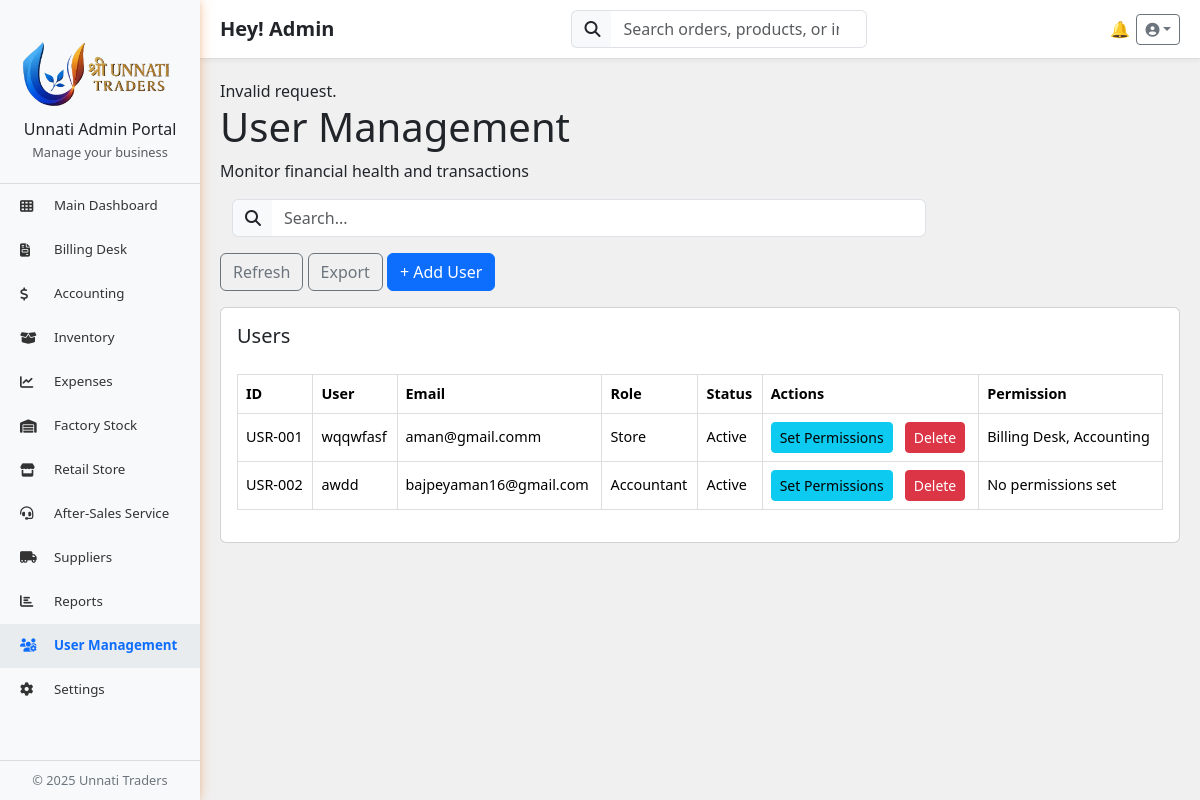
Page /Dashboard/Admin/admin_dashboard.php?page=user_management (signed in) on the committed database.
### tables this page shows
CREATE TABLE `user_management` (
  `User_ID` varchar(20) NOT NULL,
  `User_Name` varchar(100) NOT NULL,
  `Email` varchar(100) NOT NULL,
  `Role` enum('Manager','Accountant','Store','Admin') NOT NULL,
  `Status` enum('Active','Inactive') DEFAULT 'Active',
  `Last_Login` datetime DEFAULT NULL,
  `Permission` text NOT NULL,
  `Created_At` timestamp NOT NULL DEFAULT current_timestamp()
);

### Dashboard/Admin/user_management.php (the view, shortened to what this page needs)
<?php
include '../../_conn.php';
if ($_SERVER["REQUEST_METHOD"] === "POST" && isset($_POST['whatAction'])) {
  if ($_POST['whatAction'] === 'AddUser') {
    $userName = clean($_POST['userName']);
    $userEmail = clean($_POST['userEmail']);
    $role = clean($_POST['role']);
    $type = clean($_POST['type']);
    $password = clean($_POST['password']);
    $confirm_password = clean($_POST['confirm_password']);
    $status = 'Active';
    $permissions = isset($_POST['permissions']) ? $_POST['permissions'] : [];
    $permissionsJson = json_encode($permissions);
    if ($password !== $confirm_password) {
      die("Passwords do not match.");
    }
    try {
      $conn->begin_transaction();
      $query = "SELECT User_ID FROM user_management
                ORDER BY CAST(SUBSTRING(User_ID, 5) AS UNSIGNED) DESC
                LIMIT 1 FOR UPDATE";
      $result = $conn->query($query);
      $newNum = 1;
      if ($row = $result->fetch_assoc()) {
        $lastId = $row['User_ID'];
        $newNum = (int) substr($lastId, 4) + 1;
      }
      $newUserId = 'USR-' . str_pad($newNum, 3, '0', STR_PAD_LEFT);
      $stmt = $conn->prepare("INSERT INTO user_management (User_ID, User_Name, Email, Role, Status, Permission)
                              VALUES (?, ?, ?, ?, ?, ?)");
      $stmt->bind_param("ssssss", $newUserId, $userName, $userEmail, $role, $status, $permissionsJson);
      $stmt->execute();
      $conn->commit();
      $stmt->close();
      $salt = bin2hex(random_bytes(16));
      $saltedPW =  $password . $salt;
      $hashedPW = hash('sha256', $saltedPW);
      $userstmt = $conn->prepare("INSERT INTO users (email , password, salt, user_type, user_roll, user_name) VALUES (?, ?, ?, ?, ?, ?)");
      $userstmt->bind_param("ssssss", $userEmail, $hashedPW, $salt, $type, $role, $userName);
      $userstmt->execute();
      $userstmt->close();
      header("Location: admin_dashboard.php?page=user_management");
      exit;
    } catch (Exception $e) {
      $conn->rollback();
      echo "Error adding user: " . $e->getMessage();
    }
  }
  elseif ($_POST['whatAction'] === 'UpdatePermissions') {
    $userId = clean($_POST['userId']);
    if (isset($_POST['permissions']) && is_string($_POST['permissions'])) {
      $permissions = json_decode($_POST['permissions'], true);
    } else {
      $permissions = isset($_POST['permissions']) ? $_POST['permissions'] : [];
    }
    $permissionsJson = json_encode($permissions);
    try {
      $stmt = $conn->prepare("UPDATE user_management SET Permission = ? WHERE User_ID = ?");
      $stmt->bind_param("ss", $permissionsJson, $userId);
      $stmt->execute();
      $stmt->close();
      header("Location: admin_dashboard.php?page=user_management");
    } catch (Exception $e) {
      echo "Error updating permissions: " . $e->getMessage();
    }
  } else if ($_POST['whatAction'] === 'deleteItem') {
    $itemId = clean($_POST['itemId']);
    $stmt = $conn->prepare("DELETE FROM user_management WHERE User_ID = ?");
    $stmt->bind_param("s", $itemId);
    $stmt->execute();
    $stmt->close();
    @header("Location: admin_dashboard.php?page=user_management");
  }
} else {
  echo "Invalid request.";
}
?>
<h1>User Management</h1>
<p>Monitor financial health and transactions</p>
<div class="container-fluid d-flex justify-content-between align-items-center mb-3">
  <div class="d-flex w-75">
    <div class="input-group w-100 me-2">
      <span class="input-group-text bg-light border-end-0"><i class="fas fa-search"></i></span>
      <input type="text" class="form-control border-start-0" id="searchInput" placeholder="Search..." />
    </div>
  </div>
</div>
<div class="tab-content" id="adminTabContent">
  <div class="tab-pane fade show active" id="users" role="tabpanel">
    <div class="d-flex justify-content-between mb-3">
      <div>
        <button class="btn btn-outline-secondary" id="refreshBtn">Refresh</button>
        <button class="btn btn-outline-secondary" onclick="exportTableToCSV()">Export</button>
        <button class="btn btn-primary" data-bs-toggle="modal" data-bs-target="#userModal">+ Add User</button>
      </div>
    </div>
    <?php
    $query = "SELECT User_ID, User_Name, Email, Role, Status, Last_Login, Permission FROM user_management";
    $result = $conn->query($query);
    ?>
    <div class="card">
      <div class="card-body">
        <h5 class="card-title mb-3">Users</h5>
        <div class="table-responsive">
          <table class="table align-middle" id="supplyTable">
            <thead>
              <tr>
                <th>ID</th>
                <th>User</th>
                <th>Email</th>
                <th>Role</th>
                <th>Status</th>
                <th>Actions</th>
                <th>Permission</th>
              </tr>
            </thead>
            <tbody id="userTableBody">
              <?php
              while ($row = $result->fetch_assoc()) {
                $permissions = json_decode($row['Permission'], true);
                $permissionList = $permissions ? implode(', ', $permissions) : 'No permissions set';
                ?>
                <tr>
                  <td><?php echo $row['User_ID']; ?></td>
                  <td><?php echo $row['User_Name']; ?></td>
                  <td><?php echo $row['Email']; ?></td>
                  <td><?php echo $row['Role']; ?></td>
                  <td><?php echo $row['Status']; ?></td>
                  <td>
                    <div class="d-flex gap-2">
                      <button class="btn btn-info btn-sm permissionBtn" data-bs-toggle="modal"
                      data-bs-target="#permissionModal" data-userid="<?php echo $row['User_ID']; ?>"
                      data-username="<?php echo $row['User_Name']; ?>"
                      data-permissions='<?php echo htmlspecialchars(json_encode($permissions), ENT_QUOTES, 'UTF-8'); ?>'>
                      Set Permissions
                    </button>
                      <form method="POST" action="user_management.php"
                        onsubmit="return confirm('Are you sure you want to delete this user?');">
                        <button type="submit" class="btn btn-danger btn-sm ms-1">Delete</button>
                      </form>
                    </div>
                  </td>
                  <td><?php echo $permissionList; ?></td>
                </tr>
              <?php } ?>
            </tbody>
          </table>
        </div>
      </div>
    </div>
  </div>
</div>
</body>
</html>

### public/css/styles.css (style rules this page uses)
body { font-family: sans-serif; margin: 0; padding: 0; box-sizing: border-box; color: #333; background-color: #f8f9fa; overflow-x: hidden; }
table { width: 100%; border-collapse: collapse; margin-top: 10px; }
th, td { padding: 10px; border: 1px solid #ddd; text-align: left; font-size: 0.9rem; }

### Dashboard/Admin/admin_dashboard.php (style rules this page uses)
table { width: 100%; border-collapse: collapse; margin-top: 10px; }
th, td { padding: 10px; border: 1px solid #ddd; text-align: left; }

### Dashboard/Admin/user_management.php (style rules this page uses)
table { width: 100%; border-collapse: collapse; margin-top: 10px; }
th, td { padding: 10px; border: 1px solid #ddd; text-align: left; }

### rows in the picture
user_management: User_ID "USR-001", User_Name "wqqwfasf", Email "aman@gmail.comm", Role "Store", Status "Active", Permission "Billing Desk, Accounting"
user_management: User_ID "USR-002", User_Name "awdd", Email "bajpeyaman16@gmail.com", Role "Accountant", Status "Active", Permission "No permissions set"

### other values in the picture
$_SESSION['user_name'] "Admin"
